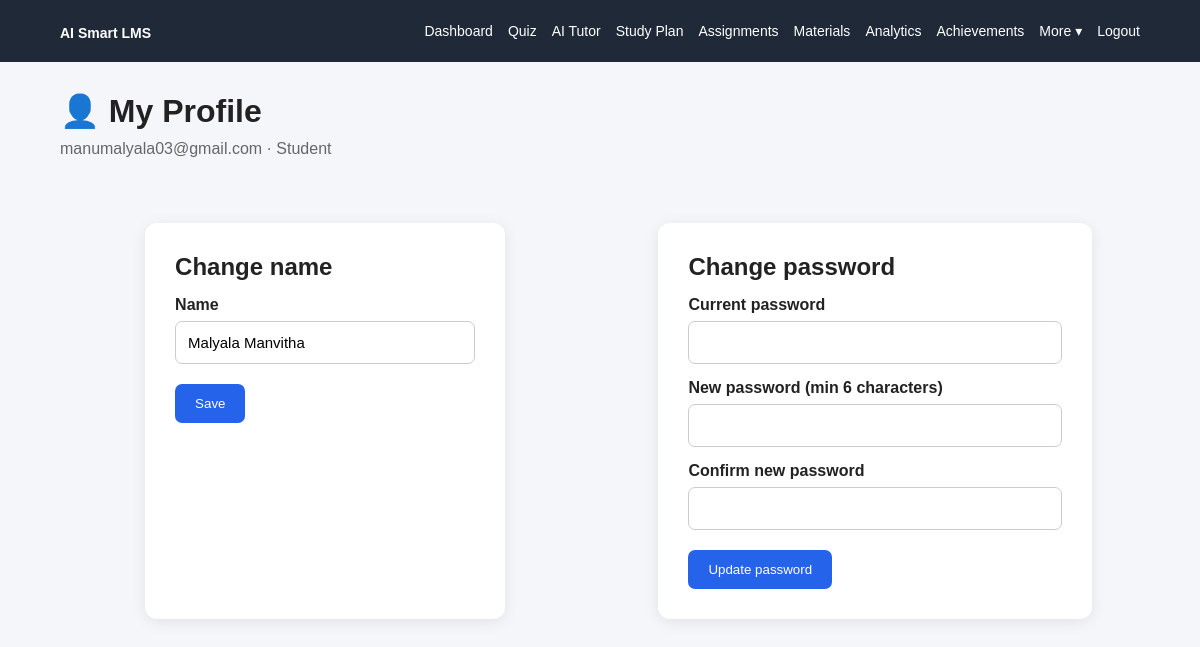
Page /profile (signed in) on the committed database.
### tables this page shows
CREATE TABLE students (
            id INTEGER PRIMARY KEY AUTOINCREMENT,
            name TEXT NOT NULL,
            email TEXT UNIQUE NOT NULL,
            password TEXT NOT NULL,
            previous_marks REAL DEFAULT 0,
            assignment_marks REAL DEFAULT 0,
            quiz_marks REAL DEFAULT 0,
            attendance REAL DEFAULT 0,
            prediction TEXT DEFAULT 'Not Predicted'
        , role TEXT DEFAULT 'student', created_at TEXT, streak INTEGER DEFAULT 0, last_active TEXT);

### student_extras.py (the view, shortened to what this page needs)
@extras.route("/profile", methods=["GET", "POST"])
def profile():
    if "user_id" not in session:
        return redirect(url_for("login"))
    connection = get_db()
    user = connection.execute(
        "SELECT * FROM students WHERE id = ?", (session["user_id"],)
    ).fetchone()
    connection.close()
    return render_template("profile.html", user=user)

### app.py (called while the page is built)
@app.before_request
def _csrf_protect():
    check_csrf()
    if session.get("role") == "teacher" and request.endpoint in STUDENT_ONLY:
        return redirect(url_for("teacher.dashboard"))

@app.context_processor
def _template_globals():
    return {"csrf_token": csrf_token, "quiz_topics": list(QUIZZES.keys())}

### database.py (called while the page is built)
def get_connection():
    os.makedirs(DATABASE_FOLDER, exist_ok=True)
    connection = sqlite3.connect(DATABASE_NAME)
    connection.row_factory = sqlite3.Row
    connection.execute("PRAGMA foreign_keys = ON")
    return connection

### helpers.py (called while the page is built)
def csrf_token():
    if "_csrf" not in session:
        session["_csrf"] = secrets.token_hex(16)
    return session["_csrf"]

def check_csrf():
    if request.method == "POST":
        sent = request.form.get("csrf_token", "")
        expected = session.get("_csrf", "")
        if not expected or not secrets.compare_digest(sent, expected):
            abort(400, "Invalid or missing CSRF token. Reload the page and try again.")

### templates/profile.html (shortened to what this page needs)
{% extends "base.html" %}
{% block content %}
<h1>👤 My Profile</h1>
<p class="subtitle">{{ user.email }} · {{ user.role|capitalize }}</p>
<div class="grid-2">
<div class="form-card">
    <h2>Change name</h2>
    <form method="POST">
        <label>Name</label>
        <input type="text" name="name" value="{{ user.name }}" maxlength="60" required>
        <button type="submit">Save</button>
    </form>
</div>
<div class="form-card">
    <h2>Change password</h2>
    <form method="POST">
        <label>Current password</label>
        <input type="password" name="current_password" required>
        <label>New password (min 6 characters)</label>
        <input type="password" name="new_password" minlength="6" required>
        <label>Confirm new password</label>
        <input type="password" name="confirm_password" minlength="6" required>
        <button type="submit">Update password</button>
    </form>
</div>
</div>
{% endblock %}

### static/css/style.css (style rules this page uses)
* { box-sizing: border-box; margin: 0; padding: 0; }
body { font-family: Arial, sans-serif; background: #f4f6f9; color: #222; }
h1 { margin-bottom: 10px; }
h2 { margin-bottom: 15px; }
.subtitle { color: #666; margin-bottom: 25px; }
.auth-card, .form-card, .tutor-container { background: white; max-width: 550px; margin: 40px auto; padding: 30px; border-radius: 12px; box-shadow: 0 3px 15px rgba(0,0,0,0.08); }
label { display: block; margin-top: 15px; margin-bottom: 7px; font-weight: bold; }
input, select, textarea { width: 100%; padding: 12px; border: 1px solid #ccc; border-radius: 7px; font-size: 15px; }
button, .button { display: inline-block; margin-top: 20px; padding: 12px 20px; border: none; border-radius: 7px; background: #2563eb; color: white; cursor: pointer; text-decoration: none; }
.grid-2 { display: grid; grid-template-columns: repeat(auto-fit, minmax(320px, 1fr)); gap: 20px; }

### rows in the picture
students: email "manumalyala03@gmail.com", role "Student", name "Malyala Manvitha"
